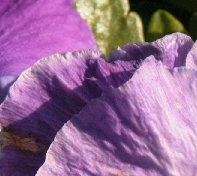
%> input picture dataset/flower/flower01.bmp, 197 x 176 px; its folder holds only this picture in this run
$ octave coupled_dict_learn_curve.m   (GNU Octave 9; MATLAB toolbox functions it lacks are replaced by stand-ins)
%> lines starting %> are read from the running program, lines starting %| are printed output that depends on the picture
### load_grayscale.m
function [ image ] = load_grayscale( file_name )
%> called with file_name = 'dataset/flower/flower01.bmp'
% Load an image and convert it to grayscale (0.0 - 1.0)
% Input:  file_name - image file name
% Output: image - image matrix

image = imread(file_name);
%> image is the input picture: size 176x197x3 uint8; mean R, G, B 146.8, 104.8, 144.8
if size(image, 3) ~= 1
    image = rgb2gray(image);
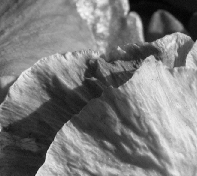
%> image: size 176x197 uint8; min 2, max 247, mean 121.9
end
image = double(image) / 255;
%> image: size 176x197 double

end

### down_scale.m
function [ image_high, image_low ] = down_scale( image, scale_factor )
%> called with scale_factor = 3
% Down scale an image (and crop it when needed)
% Input:  image - image matrix
%         scale_factor - scale factor
% Output: image_high - high-resolution image matrix
%         image_low - low-resolution image matrix

[height, width] = size(image);
%> height = 176; width = 197
height_low = floor(height / scale_factor);
%> height_low = 58
height_high = height_low * scale_factor;
%> height_high = 174
width_low = floor(width / scale_factor);
%> width_low = 65
width_high = width_low * scale_factor;
%> width_high = 195

image_high = image(1:height_high, 1:width_high);
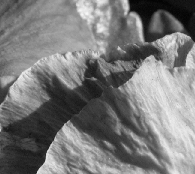
%> image_high: size 174x195 double; min 0.00784, max 0.969, mean 0.476

image_low = zeros(height_low, width_low);
for h = 1:height_low
    for w = 1:width_low
        h_offset = (h - 1) * scale_factor;
        w_offset = (w - 1) * scale_factor;
        px_high = image_high(h_offset+1:h_offset+scale_factor,...
            w_offset+1:w_offset+scale_factor);
        px_low = mean(mean(px_high, 1), 2);
        image_low(h, w) = px_low;
    end
end
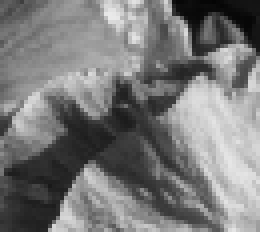
%> image_low: size 58x65 double (shown 4 times larger); min 0.0174, max 0.918, mean 0.476

end

### sample_patch_pair.m
function [ patches_high, patches_low ] = sample_patch_pair(...
    images_high, images_low, patch_size, scale_factor, sample_size )
%> called with patch_size = 3, scale_factor = 3, sample_size = 2000
% Sample patches from images
% Input:  images - cell of image matrices
%         patch_size - patch size
%         sample_size - sample size
% Output: patches - list of patches

num_images = size(images_high, 2);
%> num_images = 1
patch_size_hi = patch_size * scale_factor;

patches_high = zeros(patch_size_hi * patch_size_hi, sample_size);
patches_low = zeros(patch_size * patch_size, sample_size);
for k = 1:sample_size
    image_idx = ceil(rand() * num_images);

    [height, width] = size(images_low{image_idx});
    i = ceil(rand() * (height - patch_size + 1));
    j = ceil(rand() * (width - patch_size + 1));
    patch_low = images_low{image_idx}(i:i+patch_size-1, j:j+patch_size-1)';
    patches_low(:, k) = patch_low(:);

    i_hi = (i - 1) * scale_factor + 1;
    j_hi = (j - 1) * scale_factor + 1;
    patch_high = images_high{image_idx}(i_hi:i_hi+patch_size_hi-1,...
        j_hi:j_hi+patch_size_hi-1)';
    patches_high(:, k) = patch_high(:);
end
%> this loop made 2000 passes
%> (patch_low, i_hi, j_hi) on passes 1 to 3: ([0.238 0.369 0.613; 0.194 0.272 0.444; 0.189 0.217 0.444], 127, 79), ([0.43 0.296 0.256; 0.402 0.205 0.212; 0.284 0.188 0.166], 85, 76), ([0.632 0.68 0.604; 0.695 0.701 0.801; 0.655 0.708 0.77], 49, 91)
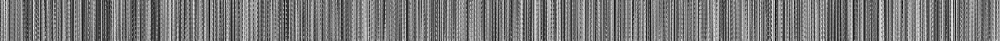
%> patches_high: size 81x2000 double (shown at 1/2 size); min 0.00784, max 0.969, mean 0.473
end

### normalize_patch.m
function [ patches_norm ] = normalize_patch( patches )
% Subtract each patch by its mean
% Input:  patches - list of patches
% Output: patches_norm - list of normalized patches

patch_length = size(patches, 1);
%> patch_length = 81
patches_norm = patches - repmat(mean(patches, 1), patch_length, 1);
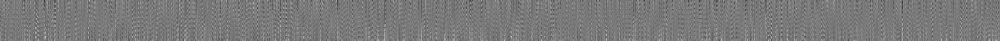
%> patches_norm: size 81x2000 double (shown at 1/2 size); min -0.606, max 0.661, mean 1.32e-16; drawn with min black and max white

end

### coupled_dict_learn_curve.m
%% set parameters
image_dir = 'dataset/flower';
scale_factor = 3;
patch_size = 3;
dict_size = 1024;
train_patches = [2000, 5000, 10000, 20000, 50000];
test_patches = 2000;
repeat_times = 5;

%% other parameters
image_files = dir(fullfile(image_dir, '*.bmp'));
num_images = size(image_files, 1);
patch_size_hi = scale_factor * patch_size;

%% load & downscale images
images_high = cell(1, num_images);
images_low = cell(1, num_images);
for i = 1:num_images
    image = load_grayscale(fullfile(image_dir, image_files(i).name));
    [images_high{i}, images_low{i}] = down_scale(image, scale_factor);
end

%% prepare test patches
[output_test, input_test] = sample_patch_pair(...
    images_high, images_low, patch_size, scale_factor, test_patches);
output_test = normalize_patch(output_test);
input_test = normalize_patch(input_test);

%% construct coupled dictionary
error = zeros(length(train_patches), repeat_times);
%> (the run ends here)
